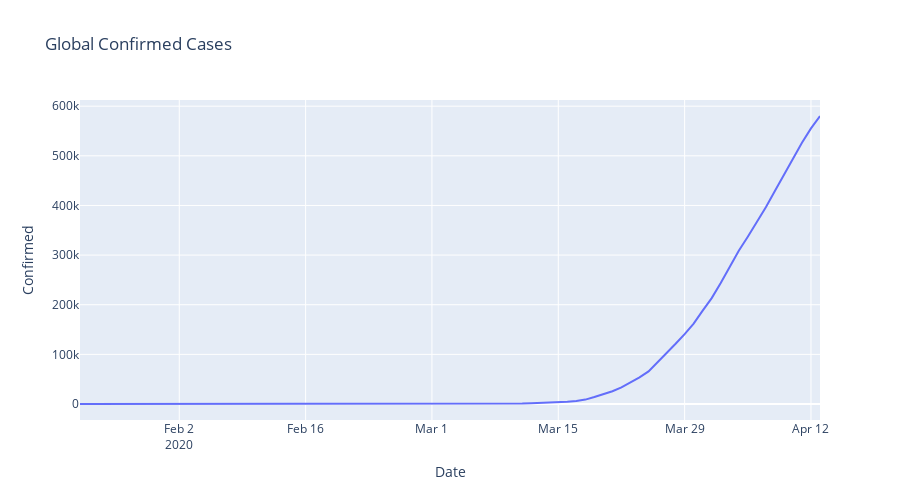

The code cell stored with this chart in its notebook:
### Code cell
fig = px.line(country_date_df.loc[country_df_regres['Country']=='United States of America'], x="Date", y="Confirmed", 
              height=500, title='Global Confirmed Cases'
             )
fig.show()
